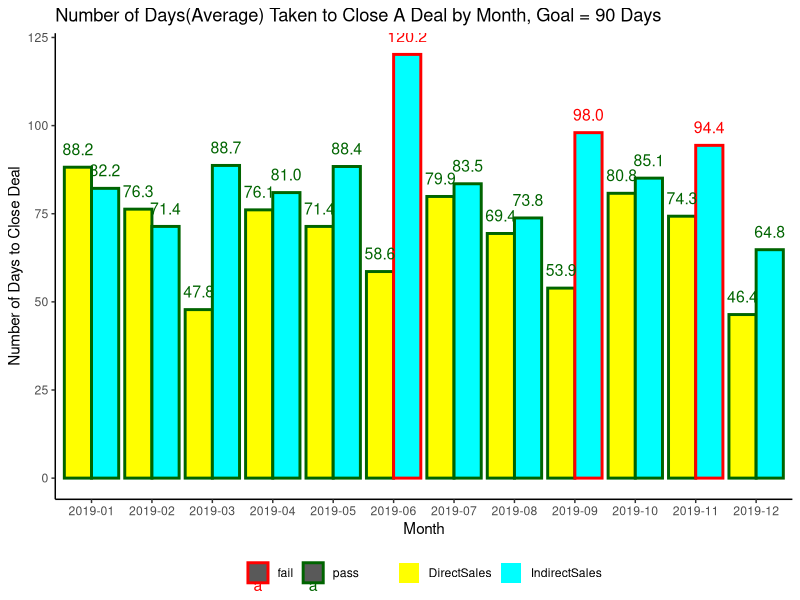

Write R code to recreate this figure.
library(lubridate)
library(dplyr)
library(readr)
library(ggplot2)
require(reshape2)
library(scales)

df <- data.frame(
  Date = c("2019-01", "2019-02", "2019-03", "2019-04", "2019-05", "2019-06", "2019-07", "2019-08", "2019-09", "2019-10", "2019-11", "2019-12"), 
  DirectSales = c(88.2, 76.3, 47.8, 76.1, 71.4, 58.6, 79.9, 69.4, 53.9, 80.8, 74.3, 46.4), 
  IndirectSales = c(82.2, 71.4, 88.7, 81.0, 88.4, 120.2, 83.5, 73.8, 98.0, 85.1, 94.4, 64.8))
df <- melt(df, "Date")
df <- df %>% mutate(status = ifelse(value <= 90, "pass", "fail"))

ggplot(df, aes(x = Date, y = value, fill = variable, color = status))+
  geom_bar(stat = "identity", position = "dodge", size = 1)+
  labs(title = "Number of Days(Average) Taken to Close A Deal by Month, Goal = 90 Days", x = "Month", y = "Number of Days to Close Deal", fill = "")+
  geom_text(aes(label = comma(value)), position = position_dodge(width = 0.9), vjust = -1, size=4, hjust = 0.5)+
  scale_fill_manual(values = c("DirectSales" = "yellow", "IndirectSales" = "cyan"))+
  scale_color_manual(values = c("fail" = "red", "pass" = "darkgreen"))+
  theme_classic()+
  theme(legend.position = "bottom")+
  guides(color = guide_legend(title = NULL))
